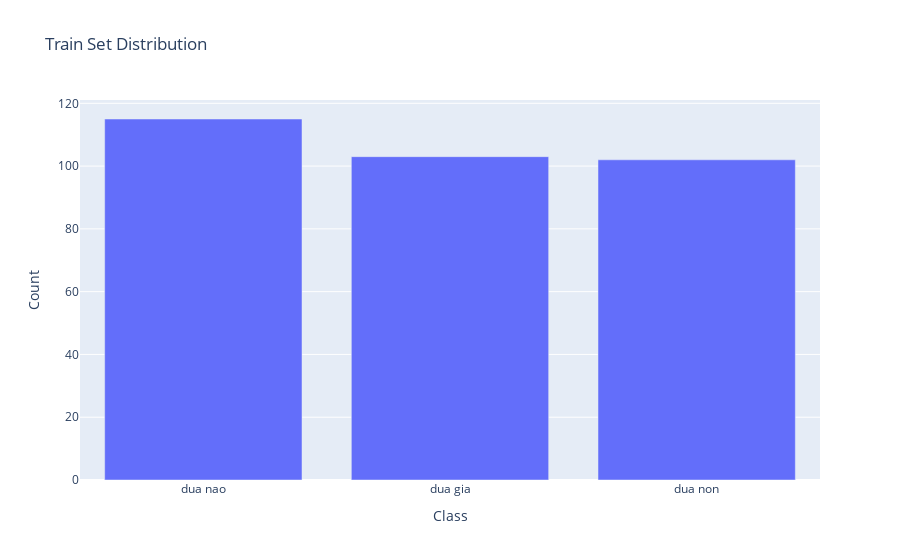

Notebook code cell kept with this figure:
### Code cell
# Danh sách đường dẫn đến thư mục
all_class = glob(os.path.join(r"C:\Users\ACER\Desktop\Coconut-Mature-Classification\test", "*"))
train_class_counts = {}

for folder_class in tqdm(all_class, desc='run'):
    class_name = os.path.basename(folder_class)  # Lấy tên thư mục cuối cùng
    count = len(glob(os.path.join(folder_class, "*")))
    train_class_counts[class_name] = count

data = {'Class': list(train_class_counts.keys()), 'Count': list(train_class_counts.values())}

fig = px.bar(data, x='Class', y='Count', title='Train Set Distribution')
fig.update_xaxes(categoryorder='total descending')  # Sắp xếp theo thứ tự giảm dần

fig.show()

### Figure 1 — Plotly figure (JSON) as saved in the notebook; plotly's stock layout.template omitted (floating-point values rounded to 4 significant figures)
{"data": [{"alignmentgroup": "True", "hovertemplate": "Class=%{x}<br>Count=%{y}<extra></extra>", "legendgroup": "", "marker": {"color": "#636efa", "pattern": {"shape": ""}}, "name": "", "offsetgroup": "", "orientation": "v", "showlegend": false, "textposition": "auto", "type": "bar", "x": ["dua gia", "dua nao", "dua non"], "xaxis": "x", "y": [103, 115, 102], "yaxis": "y"}], "layout": {"barmode": "relative", "legend": {"tracegroupgap": 0}, "title": {"text": "Train Set Distribution"}, "xaxis": {"anchor": "y", "categoryorder": "total descending", "domain": [0, 1], "title": {"text": "Class"}}, "yaxis": {"anchor": "x", "domain": [0, 1], "title": {"text": "Count"}}}}
